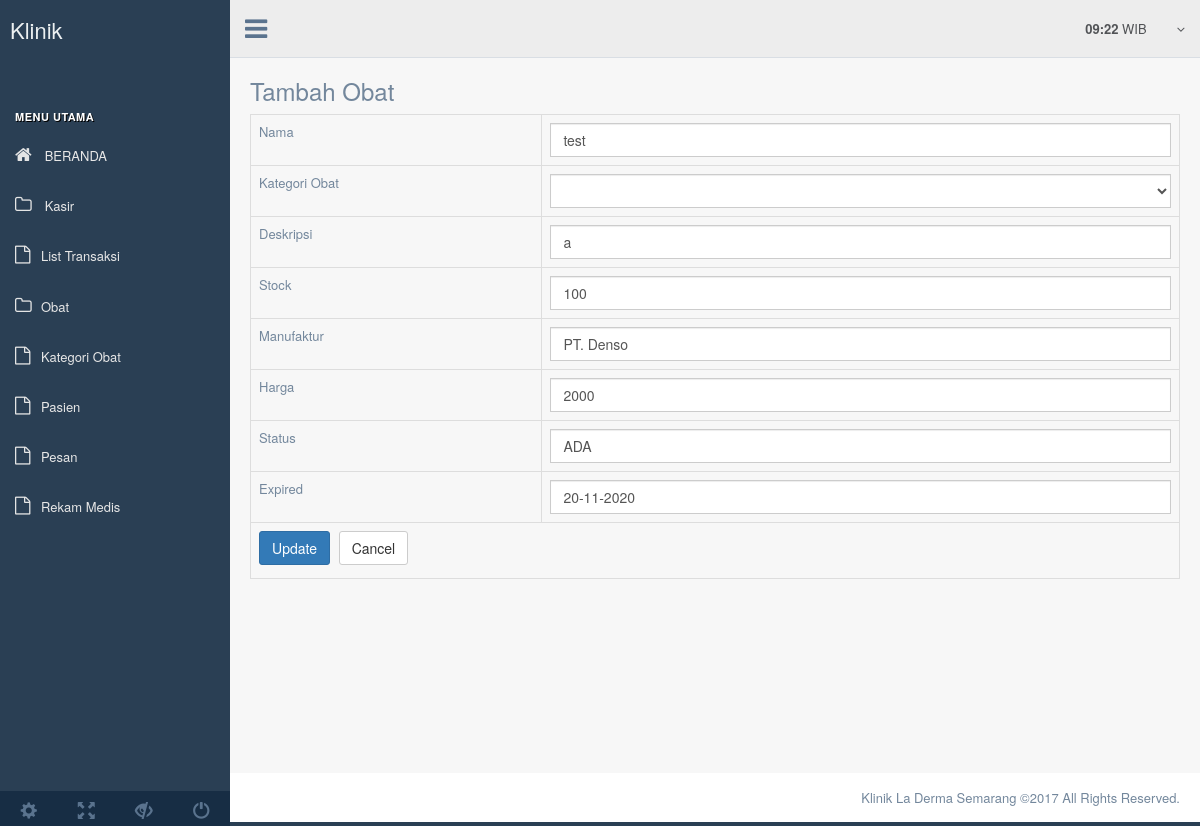
/index.php/k_obat/update/2, run on an earlier commit of the app's database.
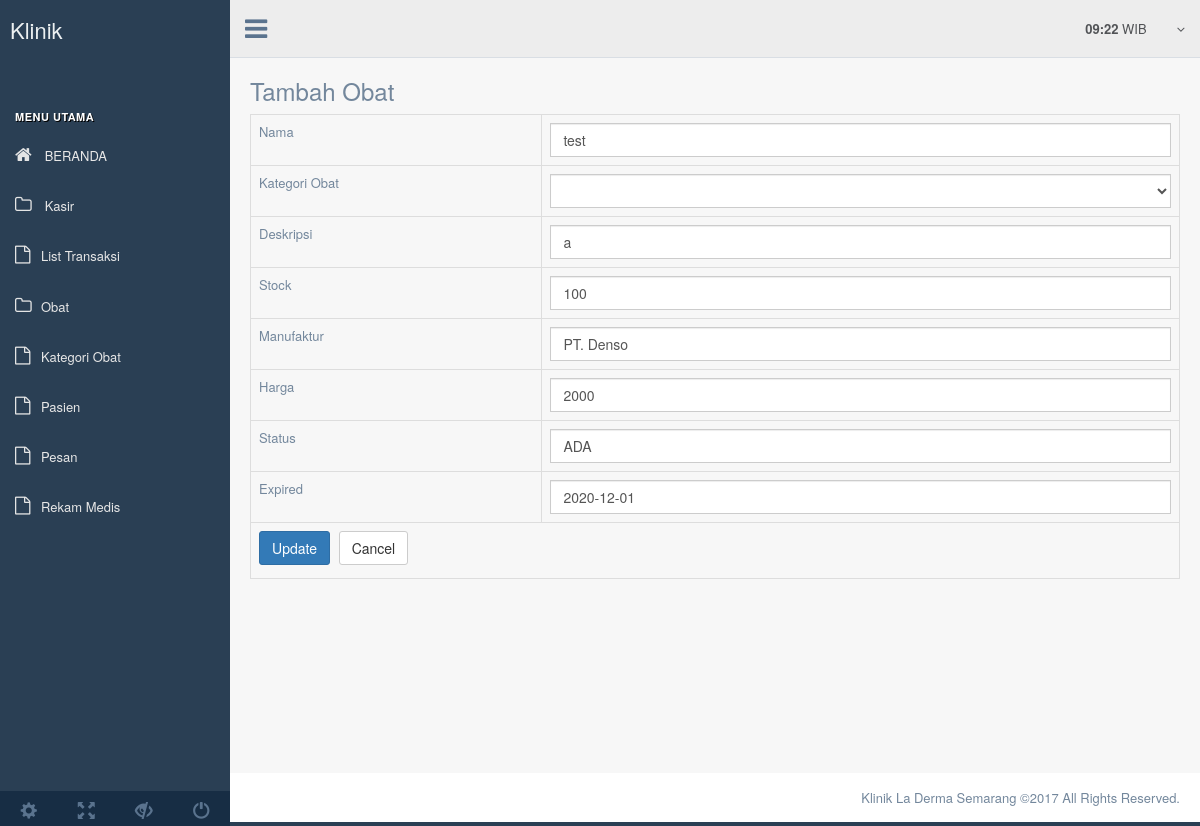
And on a later commit of the database.
### tables this page shows
CREATE TABLE `k_obat` (
  `id_obat` int(3) NOT NULL,
  `nama` varchar(50) NOT NULL,
  `kategori_obat` int(2) NOT NULL,
  `deskripsi` longtext NOT NULL,
  `stock` int(3) NOT NULL,
  `manufaktur` varchar(100) NOT NULL,
  `harga` int(11) NOT NULL,
  `status` varchar(50) NOT NULL,
  `expired` varchar(50) NOT NULL
);

### application/libraries/Template.php (called while the page is built)
<?php if ( ! defined('BASEPATH')) exit('No direct script access allowed');
class Template {
		var $template_data = array();
		function set($name, $value)
		{
			$this->template_data[$name] = $value;
		}
		function load($template = '', $view = '' , $view_data = array(), $return = FALSE)
		{
			$this->CI =& get_instance();
			$this->set('contents', $this->CI->load->view($view, $view_data, TRUE));
			return $this->CI->load->view($template, $this->template_data, $return);
		}
}

### application/controllers/K_obat.php (called while the page is built, shortened)
<?php
class K_obat extends CI_Controller
{
    public function update($id)
    {
        $row = $this->K_obat_model->get_by_id($id);
        if ($row) {
            $data = array(
                'button' => 'Update',
                'action' => site_url('k_obat/update_action'),
		'id_obat' => set_value('id_obat', $row->id_obat),
		'nama' => set_value('nama', $row->nama),
		'kategori_obat' => set_value('kategori_obat', $row->kategori_obat),
		'deskripsi' => set_value('deskripsi', $row->deskripsi),
		'stock' => set_value('stock', $row->stock),
		'manufaktur' => set_value('manufaktur', $row->manufaktur),
		'harga' => set_value('harga', $row->harga),
		'status' => set_value('status', $row->status),
		'expired' => set_value('expired', $row->expired),
	    );
            $this->template->load('template','k_obat_form', $data);
        } else {
            $this->session->set_flashdata('message', 'Record Not Found');
            redirect(site_url('k_obat'));
        }
    }
}

### index.php (called while the page is built, shortened)
<?php
require_once BASEPATH.'core/CodeIgniter.php';

### application/models/K_obat_model.php (called while the page is built, shortened)
<?php
class K_obat_model extends CI_Model
{
    public $table = 'k_obat';
    public $id = 'id_obat';
    function get_by_id($id)
    {
        $this->db->where($this->id, $id);
        return $this->db->get($this->table)->row();
    }
}

### application/views/k_obat_form.php (the view, shortened to what this page needs)
    <section>
      <div >
        <div>
          <div>
            <div class='box-header'>
              <h3 class='box-title'>Tambah Obat</h3>
            </div>
    <form action="<?php echo $action; ?>" method="post"><table class='table table-bordered'>
 <tr><td>Nama <?php echo form_error('nama') ?></td>
        <td><input type="text" class="form-control" name="nama" id="nama" placeholder="Nama" value="<?php echo $nama; ?>" />
    </td>
 <tr><td>Kategori Obat <?php echo form_error('kategori_obat') ?>
    </td>
    <td>
        <select class="form-control" name="kategori_obat" id="kategori_obat">
        </select>
    </td>
 <tr><td>Deskripsi <?php echo form_error('deskripsi') ?></td>
        <td><input type="text" class="form-control" name="deskripsi" id="deskripsi" placeholder="Deskripsi" value="<?php echo $deskripsi; ?>" />
    </td>
 <tr><td>Stock <?php echo form_error('stock') ?></td>
        <td><input type="text" class="form-control" name="stock" id="stock" placeholder="Stock" value="<?php echo $stock; ?>" />
    </td>
 <tr><td>Manufaktur <?php echo form_error('manufaktur') ?></td>
        <td><input type="text" class="form-control" name="manufaktur" id="manufaktur" placeholder="Manufaktur" value="<?php echo $manufaktur; ?>" />
    </td>
 <tr><td>Harga <?php echo form_error('harga') ?></td>
        <td><input type="text" class="form-control" name="harga" id="harga" placeholder="Harga" value="<?php echo $harga; ?>" />
    </td>
 <tr><td>Status <?php echo form_error('status') ?></td>
        <td><input type="text" class="form-control" name="status" id="status" placeholder="Status" value="<?php echo $status; ?>" />
    </td>
 <tr><td>Expired <?php echo form_error('expired') ?></td>
        <td><input type="text" class="form-control" name="expired" id="expired" placeholder="Expired" value="<?php echo $expired; ?>" />
    </td>
 <tr><td colspan='2'><button type="submit" class="btn btn-primary"><?php echo $button ?></button>
 <a href="<?php echo site_url('k_obat') ?>" class="btn btn-default">Cancel</a></td></tr>
</table></form>
</div>
          </div>
        </div>
      </div>

What changed in the data, as far as the page shows it:
changed k_obat "test": expired "20-11-2020" → "2020-12-01"
